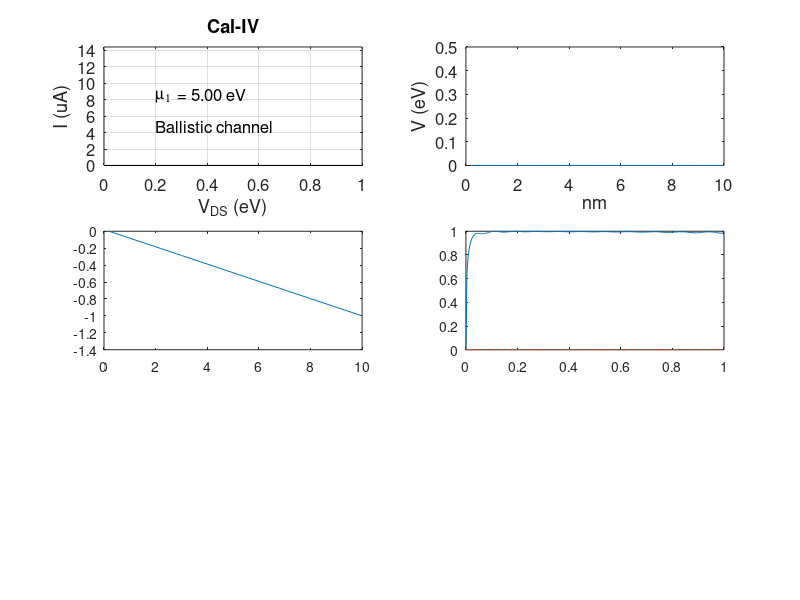

Here is the MATLAB script that generated this plot:
% Cal_IV.m.  Current vs. voltage plot.

clear all

NN = 50;
NC = NN/2;
hbar = 1.054e-34;
m0 = 9.1e-31;
melec = 1.08*m0;       % Eff. mass of silicon
elec = 1.6e-19;
eV2J = 1.6e-19; 
J2eV = 1./eV2J;

del_x = 2.e-10;         % The cell size
DX = del_x*1e9;
XX = (DX:DX:NN*DX);

% Energies are eV
chi0 = J2eV*hbar^2/(2*melec*del_x^2)

G0= elec^2/(2*pi*hbar);    % Constant to calculate I

kT = 0.025;

%  --- Channel potential

V = zeros(1,NN);

% Tunneling barrier
for n=NC-2:NC+2
    %  V(n) = 0.3;
end

%Resonant barrier
for n=NC-7:NC-4
    %  V(n) = 0.3;
end 
for n=NC+4:NC+7
    %  V(n) = 0.3;
end 

% Triangle potential
for n=15:25
    %V(n) = 0.05*(n-15);
end
for n=25:35
    %V(n) = 0.5*(1-.1*(n-25));
end

subplot(3,2,2)
plot(XX,V)
axis( [ 0 10 0 .5 ])
xlabel('nm')
ylabel('V (eV)')
set(gca,'fontsize',12)

%  -------------------------------------

Emax = 1;
Emin = 0.;
NE = 250;
EE = zeros(1,NE);
del_E = (Emax-Emin)/NE;
EE = (0:del_E:del_E*(NE-1));

mu = input('mu (left side) -->')

% -- Calculate the Fermi function  at the left contact ---
fermi1 =zeros(1,NE);
for m=1:NE
fermi1(m) = 1/(1 + exp( (EE(m) - mu ) /kT ));
end

Npoints = 11;
Iout = zeros(1,Npoints);
Vin  = zeros(1,Npoints);

% ----------- This is the main loop -------------

for nvolt=1:Npoints

VDS = 0.1*(nvolt-1)+ 0.0001;
Vin(nvolt) = VDS;

% --- Change in V for VDS ------ 
VV = zeros(1,NN);
for n=1:NN
VD(n) = -(n-1)*VDS/(NN-1);
VV(n) = V(n) + VD(n);
end

subplot(3,2,3)
plot(XX,VV)

Vmin = min(V);

% -- Construct the Hamiltonian --

H = zeros(NN,NN);

H(1,1) = 2*chi0+VV(1);
H(1,2) = -1*chi0;

for n=2:NN-1
H(n,n-1)= -1*chi0;
H(n,n)  =  2*chi0+ VV(n);
H(n,n+1)= -1*chi0;
end

H(NN,NN-1) = -1*chi0;
H(NN,NN)   =  2*chi0+VV(NN);

% -- Calculate the Fermi function at the right contact ---

fermi2 =zeros(1,NE);
TM = zeros(1,NE);
over = zeros(1,NE);
for m=1:NE
    fermi2(m) = 1/(1 + exp( (EE(m) - (mu + VV(NN))) /kT ));
end

% --- Calculate the Transmission function and the current

sigma1 = zeros(NN,NN);
sigma2 = zeros(NN,NN);
gamma1 = zeros(NN,NN);
gamma2 = zeros(NN,NN);
sig1 = 0.;
sig2 = 0.;
eta = 0;
n = zeros(NN,1);
I = 0.;
for m=1:NE
k = sqrt(2*melec*(EE(m)-VV(1))*eV2J)/hbar;
sig1 = exp(i*k*del_x);
k = sqrt(2*melec*(EE(m)-VV(NN))*eV2J)/hbar;
sig2 = exp(i*k*del_x);
 sigma1(1,1) = -chi0*sig1;
 sigma2(NN,NN) = -chi0*sig2;
 gamma1 = i*(sigma1-sigma1');
 gamma2 = i*(sigma2-sigma2');
G = inv(  (EE(m) + i*eta)*eye(NN) - H - sigma1 - sigma2);
TM(m) = real(trace(gamma1*G*gamma2*G'));
%I = I + (eV2J*del_E)*(elec/(2*pi*hbar))*TM(m)*(fermi1(m) - fermi2(m));
I = I + G0*del_E*TM(m)*(fermi1(m) - fermi2(m));
over(m) = TM(m)*(fermi1(m) - fermi2(m));
end
Iout(nvolt) = I;

end

subplot(3,2,4)
plot(EE,TM)
hold on
plot(EE,over,'--')
hold off

% -------------------- End of the main loop -----------------------------

Imax = 1e6*max(Iout);
Imax = 12;
subplot(3,2,1)
plot(Vin,1e6*Iout,'k')
axis( [ 0 1 0 1.2*Imax ]) 
xlabel('V_D_S (eV)')
ylabel('I (uA)')
set(gca,'fontsize',12)
title('Cal-IV')
TT = text(.2,.7*Imax,'m_1','FontName','Symbol');
set(TT,'fontsize',12)
TT = text(.27,.72*Imax,sprintf(' = %4.2f eV',mu));
set(TT,'fontsize',12)
TT = text(.2,.4*Imax,'Ballistic channel');
%TT = text(.2,.4*Imax,'Tunneling barrier');
%TT = text(.2,.4*Imax,'Resonant barrier');
set(TT,'fontsize',12)
grid on

saveas(gcf,'trans.png')
